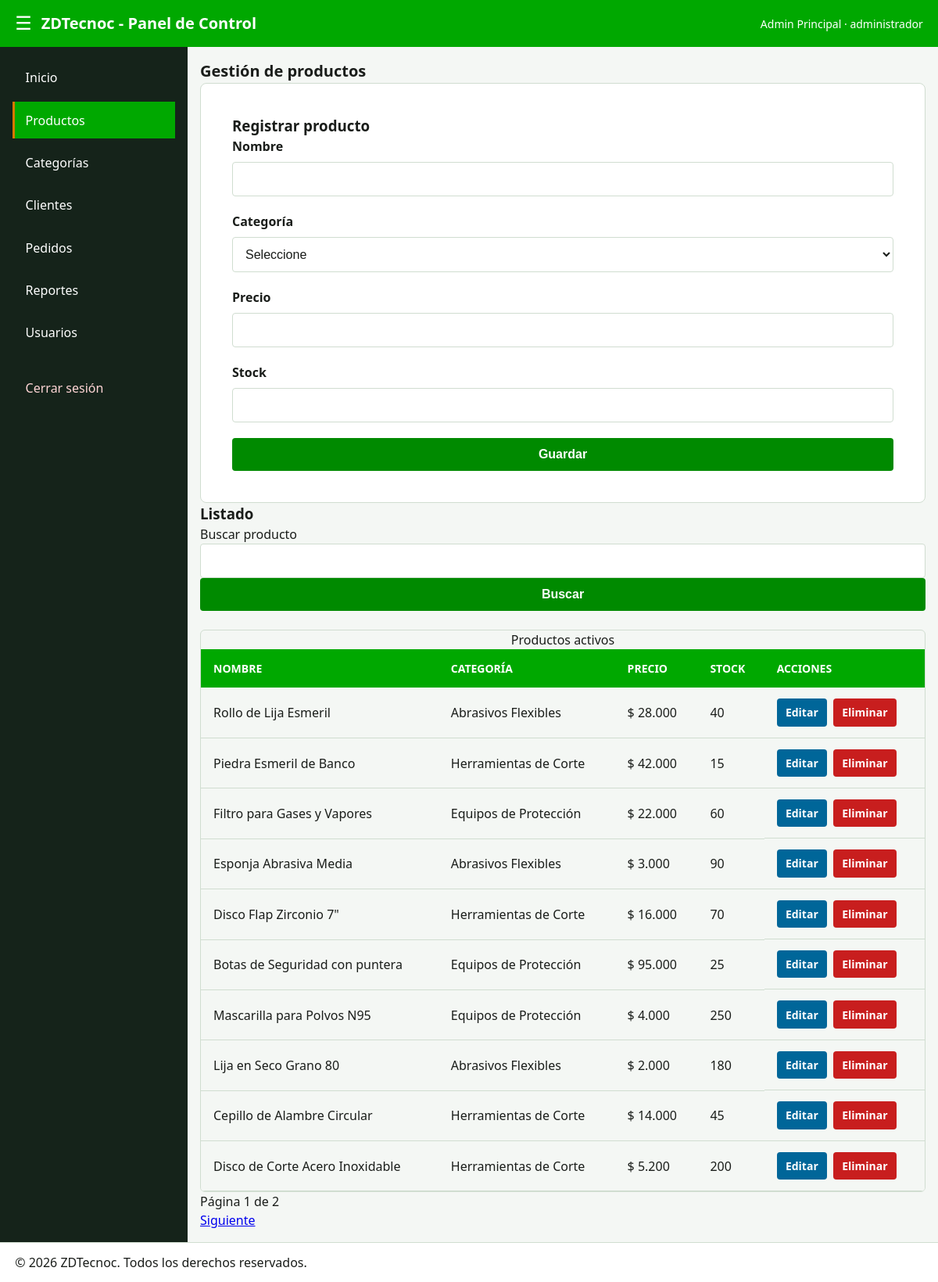
The app's page /productos.php (signed in) with its own data.
### tables this page shows
CREATE TABLE IF NOT EXISTS productos (
    id INT AUTO_INCREMENT PRIMARY KEY,
    nombre VARCHAR(150) NOT NULL,
    categoria_id INT NOT NULL,
    precio DECIMAL(10, 2) NOT NULL,
    stock INT NOT NULL,
    activo TINYINT(1) NOT NULL DEFAULT 1,
    fecha_registro TIMESTAMP DEFAULT CURRENT_TIMESTAMP,
    CONSTRAINT fk_producto_categoria FOREIGN KEY (categoria_id) REFERENCES categorias(id) ON DELETE CASCADE,
    INDEX idx_nombre_prod (nombre)
);

CREATE TABLE IF NOT EXISTS categorias (
    id INT AUTO_INCREMENT PRIMARY KEY,
    nombre VARCHAR(100) NOT NULL,
    descripcion TEXT,
    INDEX idx_nombre_cat (nombre)
);

### app/modelos/ProductoModelo.php (called while the page is built, shortened)
<?php
final class ProductoModelo
{
    public function listar(string $busqueda, int $pagina, int $porPagina = 10): array
    {
        $offset = ($pagina - 1) * $porPagina;
        $st = $this->pdo->prepare(
            'SELECT p.id, p.nombre, p.precio, p.stock, c.nombre AS categoria
             FROM productos p
             INNER JOIN categorias c ON c.id = p.categoria_id
             WHERE p.activo = 1 AND p.nombre LIKE :busqueda
             ORDER BY p.id DESC LIMIT :limite OFFSET :offset'
        );
        $st->bindValue(':busqueda', '%' . $busqueda . '%');
        $st->bindValue(':limite', $porPagina, PDO::PARAM_INT);
        $st->bindValue(':offset', $offset, PDO::PARAM_INT);
        $st->execute();
        return $st->fetchAll();
    }
    public function total(string $busqueda): int
    {
        $st = $this->pdo->prepare(
            'SELECT COUNT(*) FROM productos
             WHERE activo = 1 AND nombre LIKE :busqueda'
        );
        $st->execute([':busqueda' => '%' . $busqueda . '%']);
        return (int)$st->fetchColumn();
    }
}

### productos.php (the view, shortened to what this page needs)
<?php
require_once __DIR__ . '/sgl/conexion.php';
require_once __DIR__ . '/app/modelos/ProductoModelo.php';
$modelo = new ProductoModelo($conexion);
$busqueda = trim((string)($_GET['busqueda'] ?? ''));
$pagina = max(1, (int)($_GET['pagina'] ?? 1));
$datosFormulario = [
    'id' => 0,
    'nombre' => '',
    'categoria_id' => '',
    'precio' => '',
    'stock' => '',
];
$porPagina = 10;
$total = $modelo->total($busqueda);
$paginas = max(1, (int)ceil($total / $porPagina));
$pagina = min($pagina, $paginas);
$productos = $modelo->listar($busqueda, $pagina, $porPagina);
require __DIR__ . '/app/vistas/parciales/cabecera.php';
require __DIR__ . '/app/vistas/parciales/menu.php';
?>
<main class="panel__contenido">
    <section aria-labelledby="titulo-productos">
        <h2 id="titulo-productos" class="text-lg">Gestión de productos</h2>
        <form method="post" class="login-card" style="max-width:100%;" novalidate>
            <h3><?= $datosFormulario['id'] ? 'Editar producto' : 'Registrar producto' ?></h3>
            <div class="form-group"><label for="nombre">Nombre</label><input class="form-input" id="nombre" name="nombre" value="<?= htmlspecialchars((string)$datosFormulario['nombre'], ENT_QUOTES, 'UTF-8') ?>" required></div>
            <div class="form-group"><label for="categoria_id">Categoría</label><select class="form-input" id="categoria_id" name="categoria_id" required><option value="">Seleccione</option></select></div>
            <div class="form-group"><label for="precio">Precio</label><input class="form-input" id="precio" name="precio" type="number" min="0.01" step="0.01" value="<?= htmlspecialchars((string)$datosFormulario['precio'], ENT_QUOTES, 'UTF-8') ?>" required></div>
            <div class="form-group"><label for="stock">Stock</label><input class="form-input" id="stock" name="stock" type="number" min="0" step="1" value="<?= htmlspecialchars((string)$datosFormulario['stock'], ENT_QUOTES, 'UTF-8') ?>" required></div>
            <button class="btn-primary" type="submit"><?= $datosFormulario['id'] ? 'Actualizar' : 'Guardar' ?></button>
        </form>
    </section>
    <section aria-labelledby="lista-productos">
        <h3 id="lista-productos">Listado</h3>
        <form method="get"><label for="busqueda">Buscar producto</label><input class="form-input" id="busqueda" name="busqueda" value="<?= htmlspecialchars($busqueda, ENT_QUOTES, 'UTF-8') ?>"><button class="btn-primary" type="submit">Buscar</button></form>
        <div class="table-container"><table class="products-table"><caption>Productos activos</caption><thead><tr><th scope="col">Nombre</th><th scope="col">Categoría</th><th scope="col">Precio</th><th scope="col">Stock</th><th scope="col">Acciones</th></tr></thead><tbody>
        <?php foreach ($productos as $producto): ?><tr><td><?= htmlspecialchars($producto['nombre'], ENT_QUOTES, 'UTF-8') ?></td><td><?= htmlspecialchars($producto['categoria'], ENT_QUOTES, 'UTF-8') ?></td><td>$ <?= number_format((float)$producto['precio'], 0, ',', '.') ?></td><td><?= (int)$producto['stock'] ?></td><td class="acciones-crud"><a class="boton-accion boton-editar" href="?editar=<?= (int)$producto['id'] ?>">Editar</a><form method="post" onsubmit="return confirm('¿Deseas desactivar este producto?');"><input type="hidden" name="csrf" value="<?= htmlspecialchars(tokenCsrf(), ENT_QUOTES, 'UTF-8') ?>"><input type="hidden" name="accion" value="eliminar"><input type="hidden" name="id" value="<?= (int)$producto['id'] ?>"><button class="boton-accion boton-eliminar" type="submit">Eliminar</button></form></td></tr><?php endforeach; ?></tbody></table></div>
        <nav aria-label="Paginación"><p>Página <?= $pagina ?> de <?= $paginas ?></p> <?php if ($pagina < $paginas): ?><a href="?pagina=<?= $pagina + 1 ?>&busqueda=<?= urlencode($busqueda) ?>">Siguiente</a><?php endif; ?></nav>
    </section>
</main>
<?php require __DIR__ . '/app/vistas/parciales/pie.php'; ?>

### css/estilos.css (style rules this page uses)
:root { --superficie: #F4F7F4; --superficie-alta: #FFFFFF; --borde: #D0DDD0; --color-marca: #00A800; --color-marca-sua: #E1F5E1; --color-accion: #008A00; --color-acento: #D97700; --texto: #1A1D1A; --texto-tenue: #4A554A; --exito: #008A00; --advertencia: #D97700; --error: #C81E1E; --info: #006699; }
*, *::before, *::after { box-sizing: border-box; margin: 0; padding: 0; }
body { font-family: system-ui, -apple-system, BlinkMacSystemFont, 'Segoe UI', Roboto, sans-serif; background-color: var(--superficie); color: var(--texto); line-height: 1.5; min-height: 100vh; }
.text-lg { font-size: 1.25rem; }
h2 { font-size: 1.25rem; font-weight: 600; }
p { font-size: 1rem; }
.login-card { background-color: var(--superficie-alta); border: 1px solid var(--borde); border-radius: 8px; padding: 2.5rem; width: 100%; max-width: 400px; }
.form-group { display: flex; flex-direction: column; gap: 0.5rem; margin-bottom: 1.25rem; }
.form-group label { font-weight: 600; color: var(--texto); }
.form-input { width: 100%; padding: 0.75rem; border: 1px solid var(--borde); border-radius: 4px; font-size: 1rem; background-color: var(--superficie-alta); color: var(--texto); transition: border-color 0.2s ease, box-shadow 0.2s ease; }
.btn-primary { width: 100%; padding: 0.75rem; background-color: var(--color-accion); color: var(--superficie-alta); border: none; border-radius: 4px; font-size: 1rem; font-weight: 600; cursor: pointer; transition: background-color 0.2s ease; }
.table-container { width: 100%; overflow-x: auto; margin-top: 1.5rem; border-radius: 6px; border: 1px solid var(--borde); }
.products-table { width: 100%; border-collapse: collapse; text-align: left; }
.products-table thead th { background-color: var(--color-marca); color: var(--superficie-alta); padding: 0.875rem 1rem; font-size: 0.875rem; text-transform: uppercase; }
.products-table tbody td { padding: 0.875rem 1rem; border-bottom: 1px solid var(--borde); color: var(--texto); }
.products-table tbody tr:nth-child(even) { background-color: var(--superficie); }
.panel__contenido { grid-area: contenido; padding: 1.6rem; overflow-y: auto; }
.acciones-crud { display: flex; flex-wrap: wrap; gap: 0.5rem; align-items: center; }
.acciones-crud form { margin: 0; }
.boton-accion { display: inline-block; border: 0; border-radius: 4px; padding: 0.45rem 0.7rem; font: inherit; font-size: 0.875rem; font-weight: 700; text-decoration: none; cursor: pointer; }
.boton-editar { background: var(--info); color: var(--superficie-alta); }
.boton-eliminar { background: var(--error); color: var(--superficie-alta); }
.panel__contenido { width: 100%; padding: 1rem; box-sizing: border-box; }
.form-input, .btn-primary { max-width: 100%; box-sizing: border-box; }

### records on screen
productos: nombre "Rollo de Lija Esmeril", categoria.nombre "Abrasivos Flexibles", precio "28.000", stock "40"
productos: nombre "Piedra Esmeril de Banco", categoria.nombre "Herramientas de Corte", precio "42.000", stock "15"
productos: nombre "Filtro para Gases y Vapores", categoria.nombre "Equipos de Protección", precio "22.000", stock "60"
productos: nombre "Esponja Abrasiva Media", categoria.nombre "Abrasivos Flexibles", precio "3.000", stock "90"
productos: nombre "Disco Flap Zirconio 7\"", categoria.nombre "Herramientas de Corte", precio "16.000", stock "70"
productos: nombre "Botas de Seguridad con puntera", categoria.nombre "Equipos de Protección", precio "95.000", stock "25"
productos: nombre "Mascarilla para Polvos N95", categoria.nombre "Equipos de Protección", precio "4.000", stock "250"
productos: nombre "Lija en Seco Grano 80", categoria.nombre "Abrasivos Flexibles", precio "2.000", stock "180"
productos: nombre "Cepillo de Alambre Circular", categoria.nombre "Herramientas de Corte", precio "14.000", stock "45"
productos: nombre "Disco de Corte Acero Inoxidable", categoria.nombre "Herramientas de Corte", precio "5.200", stock "200"

### other values on screen
$usuario['nombre'] "Admin Principal"
$usuario['rol'] "administrador"
$opcion['texto'] "Inicio"
$opcion['texto'] "Productos"
$opcion['texto'] "Categorías"
$opcion['texto'] "Clientes"
$opcion['texto'] "Pedidos"
$opcion['texto'] "Reportes"
$opcion['texto'] "Usuarios"
$pagina "1"
$paginas "2"
